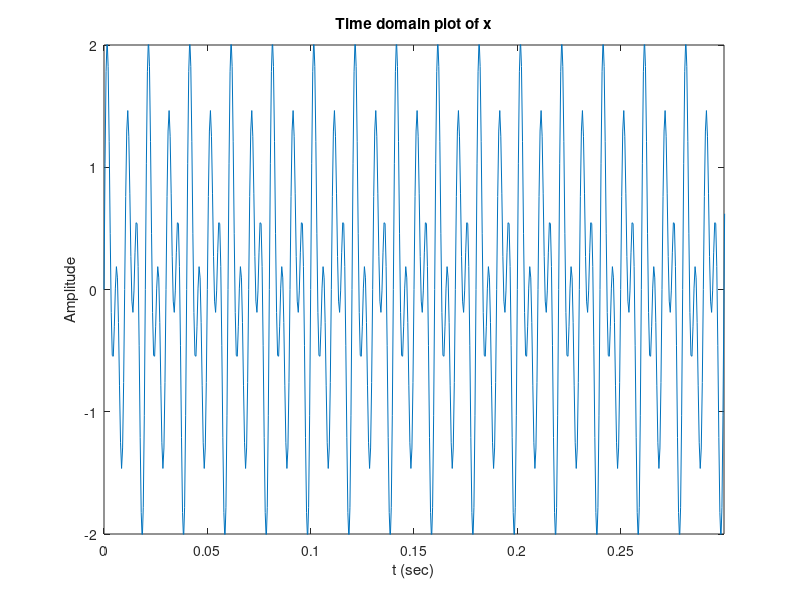
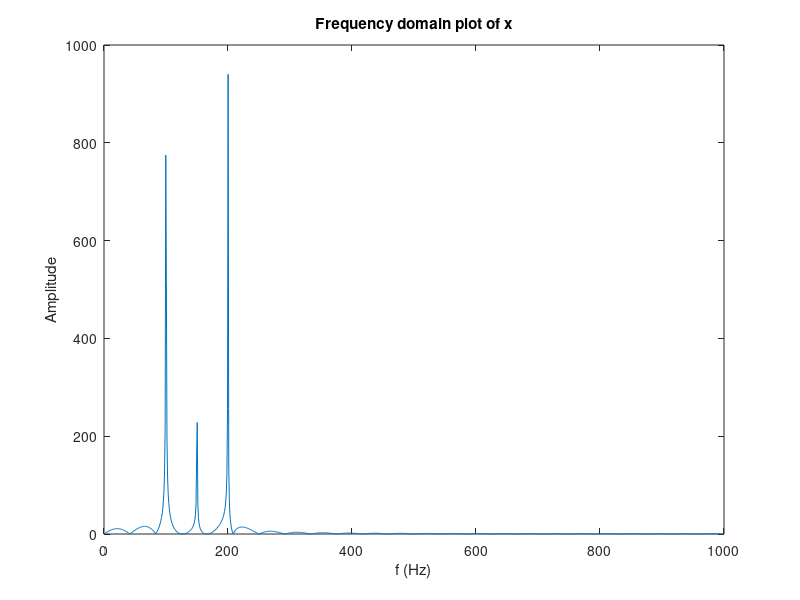
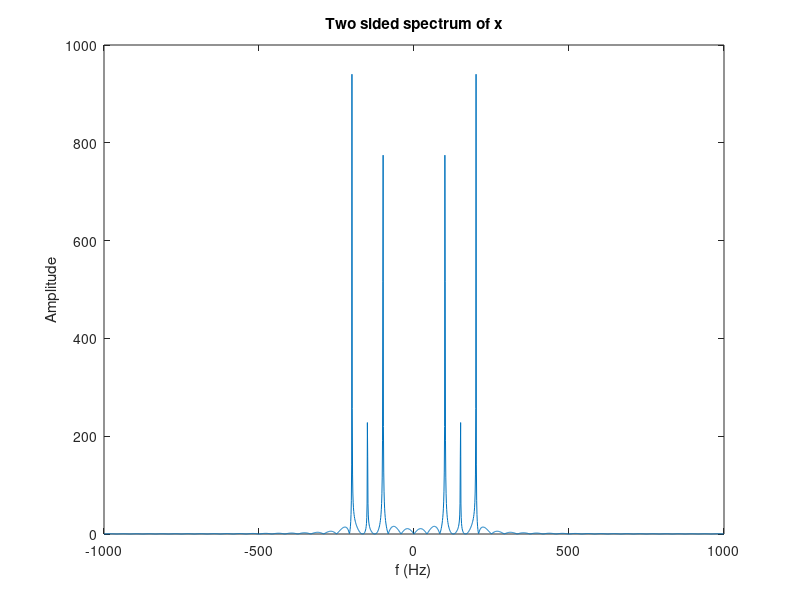
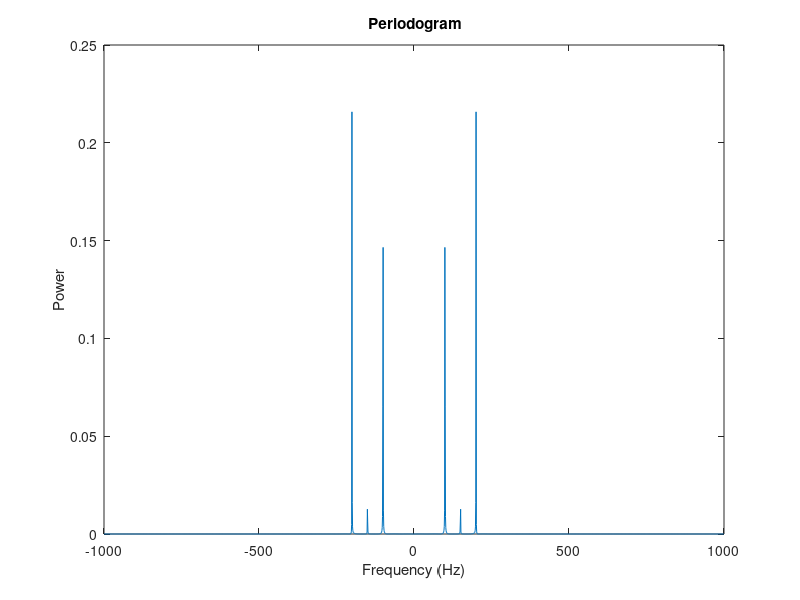

Here is the MATLAB script that generated these plots, in order:
% Μέρος 3___Εφαρμογή Α
% % Part 1 Δημιουργήστε το σήμα
Fs=2000;          % συχνότητα δειγματοληψίας 2000 Hz
Ts=1/Fs;          % περίοδος δειγματοληψίας
L=2000;           % μήκος σήματος (αριθμός δειγμάτων)
T=L*Ts;           % διάρκεια σήματος
t=0:Ts:(L-1)*Ts;  % χρονικές στιγμές υπολογισμού το σήματος
x=sin(2*pi*100*t)... % ημιτονικό σήμα συχνότητας 100 Hz
+ 0.3*sin(2*pi*150*(t-2))... % συνιστώσα 150 Hz
+ sin(2*pi*200*t); % συνιστώσα 200 Hz

% Σχεδιάστε το σήμα στο πεδίο του χρόνου
figure(1)                      % άνοιγμα παραθύρου για γραφική παράσταση
plot(t,x)                      % γραφική παράσταση του σήματος
title('Time domain plot of x') % τίτλος γραφικής παράστασης
xlabel('t (sec)')              % λεζάντα στον άξονα x
ylabel('Amplitude')            % λεζάντα στον άξονα y
pause                          % αναμονή, πιέστε ένα πλήκτρο για να συνεχίσετε
axis([0 0.3 -2 2])             % εμφάνιση του σήματος από 0 έως 0.3 sec και
                               % κλίμακα από -2 έως 2
pause                          % αναμονή, πιέστε ένα πλήκτρο για να συνεχίσετε

% Υπολογίστε τον διακριτό μετασχηματισμό Fourier
N = 2^nextpow2(L);   % μήκος μετασχηματισμού Fourier.
                     % H nextpow2 βρίσκει τον εκθέτη της δύναμης του 2 που
                     % είναι μεγαλύτερη ή ίση από το όρισμα L
                     % εναλλακτικά, =ceil(log2(L))
Fo=Fs/N;             % ανάλυση συχνότητας
f=(0:N-1)*Fo;        % διάνυσμα συχνοτήτων
X= fft(x,N);         % αριθμητικός υπολογισμός του διακριτού μετασχηματισμού
                     % Fourier (DFT) για Ν σημεία

% Σχεδιάστε το σήμα στο πεδίο συχνότητας
% Αφού το σήμα είναι πραγματικό μπορείτε
% να σχεδιάσετε μόνο τις θετικές συχνότητες
figure(2)                           % άνοιγμα παραθύρου για γραφική παράσταση
plot(f(1:N/2),abs(X(1:N/2)))        % γραφική παράσταση των θετικών συχνοτήτων
title('Frequency domain plot of x') % τίτλος γραφικής παράστασης
xlabel('f (Hz)')                    % λεζάντα στον άξονα x
ylabel('Amplitude')                 % λεζάντα στον άξονα y
pause                               % αναμονή για να δείτε το σχήμα
% πιέστε ένα πλήκτρο για να συνεχίσετε

% για τη γραφική παράσταση του αμφίπλευρου φάσματος
% πρέπει να χρησιμοποιήσετε την fftshift ώστε ο όρος για
% τη συχνότητα μηδέν να μετακινηθεί στην αρχή των αξόνων
figure(3)                   % άνοιγμα παραθύρου για γραφική παράσταση
f=f-Fs/2;                   % ολίσθηση συχνοτήτων προς τα αριστερά κατά –Fs/2
X=fftshift(X);              % ολίσθηση της μηδενικής συχνότητας στο κέντρο 
                            % του φάσματος
                            % (ακολουθούν πολλές εντολές σε μια γραμμή) 
plot(f,abs(X));title('Two sided spectrum of x'); xlabel('f (Hz)');
ylabel('Amplitude') 
pause                       % αναμονή, πιέστε ένα πλήκτρο για να συνεχίσετε

% Υπολογίστε την ισχύ
power_noise=X.*conj(X)/N/L;      % υπολογισμός πυκνότητας ισχύος
figure(4)                  % άνοιγμα παραθύρου για γραφική παράσταση
plot(f,power_noise)              % ισχύς ανά συνιστώσα συχνότητα
xlabel('Frequency (Hz)')   % λεζάντα στον άξονα x
ylabel('Power')            % λεζάντα στον άξονα y
title('{\bf Periodogram}') % τίτλος διαγράμματος με παχιά γράμματα
pause

disp('Part2')
% Part 2 Προσθέστε θόρυβο στο σήμα
% Συμπληρώστε τον κώδικα για τη δημιουργία του σήματος θορύβου n με τη
% βοήθεια της συνάρτησης randn.
% Το διάνυσμα θορύβου n θα πρέπει να είναι του ίδιου μεγέθους με αυτό της
% ημιτονοειδούς κυματομορφής x του πρώτου μέρους. Δείτε help size.
% Σχεδιάστε το σήμα θορύβου στο διάστημα από 0 έως 0.3 sec και κλίμακα
% από -2 έως 2
% Υπολογίστε το περιοδόγραμμα του n και σχεδιάστε την πυκνότητα φάσματος
% ισχύος του σήματος θορύβου.
% Προσθέστε το σήμα θορύβου και το x για να λάβετε το σήμα με θόρυβο s.
% Σχεδιάσατε το σήμα με θόρυβο s στο πεδίο του χρόνου στην περιοχή 0 έως
% 0.2 sec και κλίμακα από -2 έως 2 καθώς και το αμφίπλευρο φάσμα του

% Θόρυβος 
n=randn(size(x));             % Το διάνυσμα θορύβου n θα πρέπει να είναι του ίδιου μεγέθους με αυτό της
                              % ημιτονοειδούς κυματομορφής x του πρώτου μέρους
figure(5) 
plot(t,n)                      % γραφική παράσταση του σήματος θορύβου
title('Time domain plot of n')
xlabel('t(sec)')
ylabel('Amplitude')
axis([0 0.3 -2 2])             % εμφάνιση του σήματος από 0 έως 0.3 sec και
                               % κλίμακα από -2 έως 2
pause    

% περιοδόγραμμα του n
figure(6)
f=(0:N-1)*Fo;            % διάνυσμα συχνοτήτων
Fn=fft(n,N);             % αριθμητικός υπολογισμός του διακριτού μετασχηματισμού
                         % Fourier (DFT) για Ν σημεία      
power_noise= Fn.*conj(Fn)/Fs/L; % Υπολογισμός πυκνότητας φασματικής ισχύος
plot(f,power_noise)            % Ισχύς ανά συνιστώσα συχνότητας 
xlabel('Frequency (Hz)')    
ylabel('Power')
title('{\bf Periodogram of Noise Signal}')% τίτλος διαγράμματος με παχιά γράμματα (\bf)
pause 

% Ισχύς Σήματος Θορύβου
powern_time=sum(abs(n).^2)/L;          % υπολογισμός στο πεδίο του χρόνου
powern_frequency=sum(power_noise)*Fo;  % υπολογισμός στο πεδίο συχνότητας

% σήμα με θόρυβο s στο πεδίο του χρόνου
figure(7)
s=x+n;                    % Προσθέστε το σήμα θορύβου και το x για να λάβετε το σήμα με θόρυβο s
plot(t,s)
title('Time domain plot of s')
xlabel('t(sec)')
ylabel('Amplitude')
axis([0 0.2 -2 2])             % εμφάνιση του σήματος από 0 έως 0.2 sec και
                               % κλίμακα από -2 έως 2
pause
% γραφική παράσταση του αμφίπλευρου φάσματος του s
figure(8)
S=fft(s, N);            % αριθμητικός υπολογισμός DFT για Ν σημεία  
f=(0:N-1)*Fo;           % διάνυσμα συχνοτήτων                 
f=f-Fs/2;               % ολίσθηση συχνοτήτων προς τα αριστερά κατά –Fs/2
S=fftshift(S);          % ολίσθηση της μηδενικής συχνότητας στο κέντρο 
                        % του φάσματος
plot(f,abs(S));title('Two sided spectrum of s'); xlabel('Frequency (Hz)');
ylabel('Amplitude') 
pause 

disp('Part3')
% Part 3. Πολλαπλασιασμός σημάτων
% Συμπληρώστε τον κώδικα δημιουργίας ενός ημιτονοειδούς σήματος συχνότητας
% 750 Hz και πολλαπλασιάστε με το προηγούμενο σήμα s.
% Τα δύο σήματα θα πρέπει να είναι του ίδιου μεγέθους και να χρησιμοποιηθεί
% ο τελεστής '.*' για ανά στοιχείο πολλαπλασιασμό.
% Σχεδιάστε το αποτέλεσμα στο πεδίο του χρόνου στην περιοχή 0 έως 0.2 sec
% και κλίμακα από -2 έως 2 καθώς και στο πεδίο της συχνότητας
% χρησιμοποιώντας τη συνάρτηση fftshift.

y= sin(2*pi*750*t);    % ημιτονοειδές σήμα συχνότητας 750 Hz        
z= y.* s;              % πολλαπλασιασμος y και s
% σχεδιασμός z στο πεδίο χρόνου 
figure(9)
plot(t,z)
title('Time domain plot of z')
xlabel('t(sec)')
ylabel('Amplitude')
axis([0 0.2 -2 2])             % εμφάνιση του σήματος από 0 έως 0.2 sec και
                               % κλίμακα από -2 έως 2
pause                              
% σχεδιασμός z στο πεδίο συχνότητας
f=(0:N-1)*Fo;           % διάνυσμα συχνοτήτων 
f=f-Fs/2;               % ολίσθηση συχνοτήτων προς τα αριστερά κατά –Fs/2
Z=fft(z,N);             % αριθμητικός υπολογισμό DFT για Ν σημεία 
Z=fftshift(Z);          % ολίσθηση της μηδενικής συχνότητας στο κέντρο  
                        % του φάσματος

figure(10)
plot(f,abs(Z));
title('Two sided spectrum of z'); xlabel('Frequency (Hz)');
ylabel('Amplitude');  
pause 

